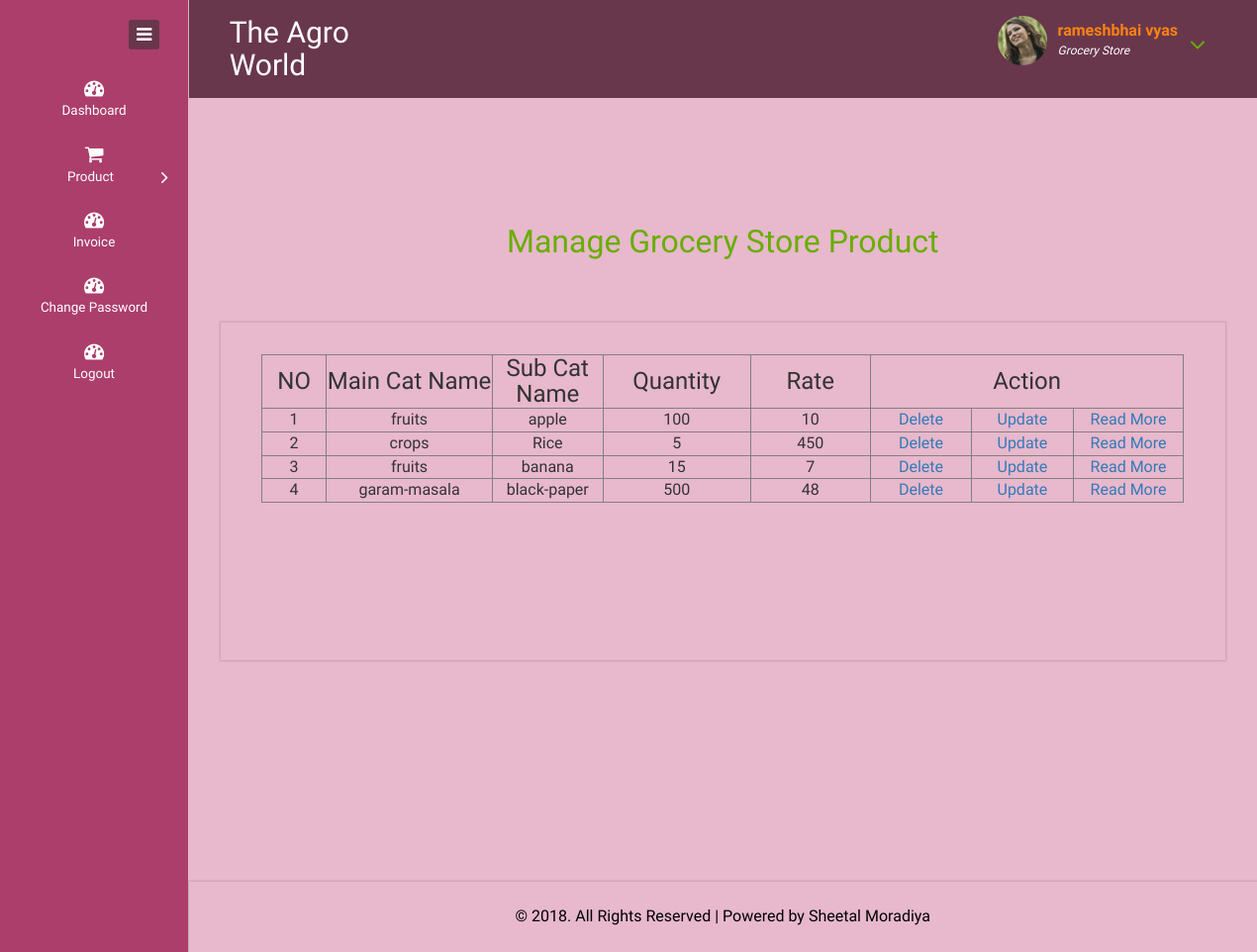
Page /Website/grocery_store/product_grocery_show.php (signed in) on the committed database.
### tables this page shows
CREATE TABLE IF NOT EXISTS `tbl_grocerystore` (
  `g_id` int(11) NOT NULL AUTO_INCREMENT,
  `g_login` varchar(20) NOT NULL,
  `password` varchar(15) NOT NULL,
  `gname` varchar(15) NOT NULL,
  `gaddress` varchar(255) NOT NULL,
  `pincode` int(6) NOT NULL,
  `mobile` varchar(14) NOT NULL,
  `details` varchar(50) NOT NULL,
  `email` varchar(35) NOT NULL,
  `flag` int(1) NOT NULL,
  PRIMARY KEY (`g_id`)
);

CREATE TABLE IF NOT EXISTS `tbl_products_grocerystore` (
  `pgtid` int(11) NOT NULL AUTO_INCREMENT,
  `mc_name` varchar(30) NOT NULL,
  `sc_name` varchar(30) NOT NULL,
  `qty` int(10) NOT NULL,
  `rate` int(8) NOT NULL,
  `weight_type` varchar(50) NOT NULL,
  `date` varchar(11) NOT NULL,
  `description` varchar(100) NOT NULL,
  `pic1` varchar(100) NOT NULL,
  `pic2` varchar(100) NOT NULL,
  `pic3` varchar(100) NOT NULL,
  `flag` int(1) NOT NULL,
  PRIMARY KEY (`pgtid`)
);

### Website/grocery_store/product_grocery_show.php (the view, shortened to what this page needs)
<!DOCTYPE HTML>
<html>
<head>
<link href="css/bootstrap.css" rel="stylesheet" type="text/css" media="all">
<link href="css/style.css" rel="stylesheet" type="text/css" media="all"/>
<link href="css/font-awesome.css" rel="stylesheet">
</head>
<body>
<div class="page-container">
   <div class="left-content">
	   <div class="mother-grid-inner">
				<div class="header-main">
					<div class="header-left">
						<?php include("logo.php") ?>
							<div class="clearfix"> </div>
						 </div>
						 <div class="header-right">
							<?php include("top_menu.php");?>
							<div class="clearfix"> </div>
						</div>
				     <div class="clearfix"> </div>
				</div>
<div class="inner-block">
    <div class="blank">
    	<h2 align="center">Manage Grocery Store Product  </h2>
    	<div class="blankpage-main">
    	  <form name="form1" method="post" action="">
    	    <table width="98%" border="1" align="center" >
              <tr>
                <td width="7%" height="35"><div align="center">
                  <h3>NO</h3>
                </div></td>
                <td width="18%"><div align="center">
                  <h3>Main Cat Name</h3>
                </div></td>
                <td width="12%"><div align="center">
                  <h3>Sub Cat Name </h3>
                </div></td>
                <td width="16%"><div align="center">
                  <h3>Quantity</h3>
                </div></td>
                <td width="13%"><div align="center">
                  <h3>Rate</h3>
                </div></td>
                <td colspan="3"><div align="center">
                  <h3>Action</h3>
                </div></td>
              </tr>
			  <?php
						$no=1;
						$q=mysql_query("select * from tbl_products_grocerystore") or die("display Fail");
						while($data=mysql_fetch_array($q))
						{
			?>
              <tr>
                <td><div align="center"><?php echo $no;?></div></td>
                <td><div align="center"><?php echo $data['mc_name'];?></div></td>
                <td><div align="center"><?php echo $data['sc_name'];?></div></td>
                <td><div align="center"><?php echo $data['qty'];?></div></td>
                <td><div align="center"><?php echo $data['rate'];?></div></td>
                <td width="11%"><div align="center"><a href="product_grocery_del.php?did=<?php echo $data['pgtid'];?>" onClick="return fun1();">Delete</a></div></td>
                <td width="11%"><div align="center"><a href="product_grocery_update.php?uid=<?php echo $data['pgtid'];?>" onClick="return fun2();">Update</a></div></td>
                <td width="12%"><div align="center"><a href="product_grocery_read.php?rid=<?php echo $data['pgtid'];?>">Read More</a> </div></td>
              </tr>
					<?php
							$no++;
						}
					?>
            </table>
            </form>
    	  <p>&nbsp;</p>
    	  <p>&nbsp;</p>
    	  <p>&nbsp;</p>
    	  <p>&nbsp;</p>
    	</div>
    </div>
</div>
<?php include("copyrights.php") ?>
</div>
</div>
    <div class="sidebar-menu">
		  	<div class="logo"> <a href="#" class="sidebar-icon"> <span class="fa fa-bars"></span> </a>  </div>
		    <?php include("menu.php");?>
	 </div>
</div>
</body>
</html>

### Website/grocery_store/top_menu.php (shortened to what this page needs)
<?php
	$i=$_SESSION['abc'];
	$q=mysql_query("select * from tbl_grocerystore where g_id=$i") or die("display Fail");
	$data=mysql_fetch_array($q);
?>
<div class="profile_details">
								<ul>
									<li class="dropdown profile_details_drop">
										<a href="#" class="dropdown-toggle" data-toggle="dropdown" aria-expanded="false">
											<div class="profile_img">
												<span class="prfil-img"><img src="images/p1.png" alt=""> </span>
												<div class="user-name">
													<p><?php echo $data['gname'];?></p>
													<span><font color="#FFFFFF">Grocery Store</font></span>
												</div>
												<i class="fa fa-angle-down lnr"></i>
												<div class="clearfix"></div>
											</div>
										</a>
									</li>
								</ul>
							</div>

### rows in the picture
tbl_grocerystore: gname "rameshbhai vyas"
tbl_products_grocerystore: mc_name "fruits", sc_name "apple", qty "100", rate "10"
tbl_products_grocerystore: mc_name "crops", sc_name "Rice", qty "5", rate "450"
tbl_products_grocerystore: mc_name "fruits", sc_name "banana", qty "15", rate "7"
tbl_products_grocerystore: mc_name "garam-masala", sc_name "black-paper", qty "500", rate "48"
